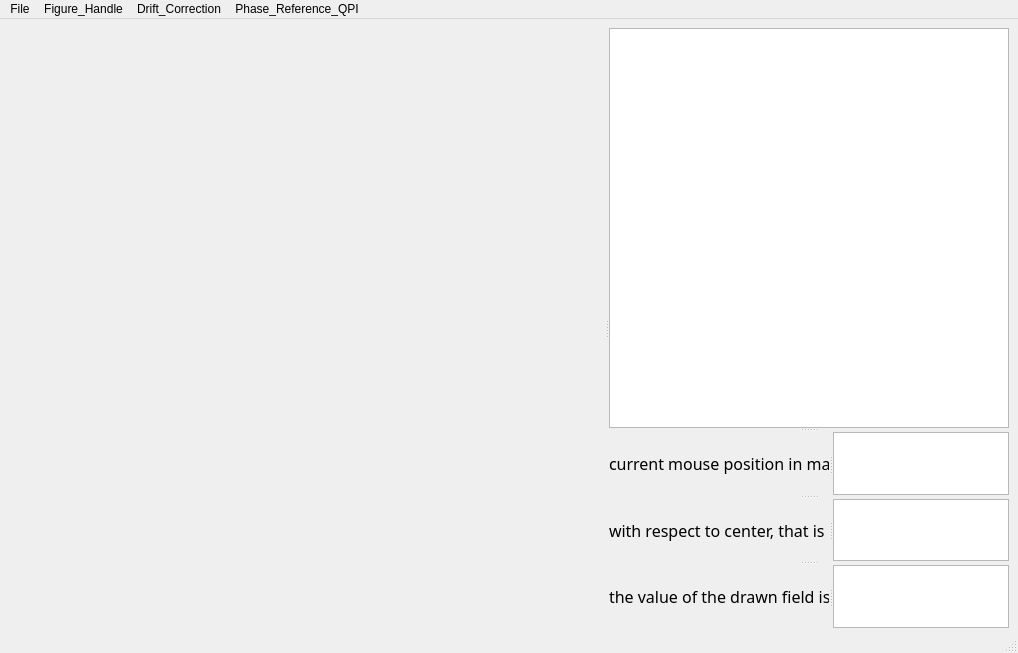
<?xml version="1.0" encoding="UTF-8"?>
<ui version="4.0">
 <class>MainWindow</class>
 <widget class="QMainWindow" name="MainWindow">
  <property name="geometry">
   <rect>
    <x>0</x>
    <y>0</y>
    <width>1018</width>
    <height>653</height>
   </rect>
  </property>
  <property name="sizePolicy">
   <sizepolicy hsizetype="Preferred" vsizetype="Preferred">
    <horstretch>0</horstretch>
    <verstretch>0</verstretch>
   </sizepolicy>
  </property>
  <property name="minimumSize">
   <size>
    <width>1018</width>
    <height>653</height>
   </size>
  </property>
  <property name="maximumSize">
   <size>
    <width>2000</width>
    <height>1300</height>
   </size>
  </property>
  <property name="windowTitle">
   <string>MainWindow</string>
  </property>
  <widget class="QWidget" name="centralwidget">
   <property name="minimumSize">
    <size>
     <width>1018</width>
     <height>614</height>
    </size>
   </property>
   <property name="maximumSize">
    <size>
     <width>2000</width>
     <height>1300</height>
    </size>
   </property>
   <property name="mouseTracking">
    <bool>true</bool>
   </property>
   <layout class="QHBoxLayout" name="horizontalLayout">
    <item>
     <widget class="QSplitter" name="splitter_6">
      <property name="sizePolicy">
       <sizepolicy hsizetype="Expanding" vsizetype="Expanding">
        <horstretch>1</horstretch>
        <verstretch>1</verstretch>
       </sizepolicy>
      </property>
      <property name="minimumSize">
       <size>
        <width>1000</width>
        <height>600</height>
       </size>
      </property>
      <property name="maximumSize">
       <size>
        <width>2004</width>
        <height>1300</height>
       </size>
      </property>
      <property name="orientation">
       <enum>Qt::Horizontal</enum>
      </property>
      <widget class="QWidget" name="widget" native="true">
       <property name="sizePolicy">
        <sizepolicy hsizetype="Expanding" vsizetype="Expanding">
         <horstretch>3</horstretch>
         <verstretch>3</verstretch>
        </sizepolicy>
       </property>
       <property name="minimumSize">
        <size>
         <width>600</width>
         <height>600</height>
        </size>
       </property>
       <property name="maximumSize">
        <size>
         <width>1300</width>
         <height>1300</height>
        </size>
       </property>
      </widget>
      <widget class="QSplitter" name="splitter_5">
       <property name="sizePolicy">
        <sizepolicy hsizetype="Expanding" vsizetype="Expanding">
         <horstretch>1</horstretch>
         <verstretch>1</verstretch>
        </sizepolicy>
       </property>
       <property name="minimumSize">
        <size>
         <width>400</width>
         <height>600</height>
        </size>
       </property>
       <property name="maximumSize">
        <size>
         <width>700</width>
         <height>1304</height>
        </size>
       </property>
       <property name="orientation">
        <enum>Qt::Vertical</enum>
       </property>
       <widget class="QTextBrowser" name="textBrowser">
        <property name="sizePolicy">
         <sizepolicy hsizetype="Expanding" vsizetype="Expanding">
          <horstretch>1</horstretch>
          <verstretch>1</verstretch>
         </sizepolicy>
        </property>
        <property name="minimumSize">
         <size>
          <width>400</width>
          <height>400</height>
         </size>
        </property>
        <property name="maximumSize">
         <size>
          <width>700</width>
          <height>1000</height>
         </size>
        </property>
       </widget>
       <widget class="QSplitter" name="splitter_4">
        <property name="sizePolicy">
         <sizepolicy hsizetype="Preferred" vsizetype="Expanding">
          <horstretch>1</horstretch>
          <verstretch>1</verstretch>
         </sizepolicy>
        </property>
        <property name="minimumSize">
         <size>
          <width>400</width>
          <height>180</height>
         </size>
        </property>
        <property name="maximumSize">
         <size>
          <width>700</width>
          <height>300</height>
         </size>
        </property>
        <property name="orientation">
         <enum>Qt::Vertical</enum>
        </property>
        <widget class="QSplitter" name="splitter">
         <property name="sizePolicy">
          <sizepolicy hsizetype="Expanding" vsizetype="Expanding">
           <horstretch>1</horstretch>
           <verstretch>1</verstretch>
          </sizepolicy>
         </property>
         <property name="minimumSize">
          <size>
           <width>400</width>
           <height>60</height>
          </size>
         </property>
         <property name="maximumSize">
          <size>
           <width>704</width>
           <height>100</height>
          </size>
         </property>
         <property name="orientation">
          <enum>Qt::Horizontal</enum>
         </property>
         <widget class="QLabel" name="label">
          <property name="sizePolicy">
           <sizepolicy hsizetype="Preferred" vsizetype="Preferred">
            <horstretch>1</horstretch>
            <verstretch>1</verstretch>
           </sizepolicy>
          </property>
          <property name="minimumSize">
           <size>
            <width>220</width>
            <height>30</height>
           </size>
          </property>
          <property name="maximumSize">
           <size>
            <width>500</width>
            <height>100</height>
           </size>
          </property>
          <property name="font">
           <font>
            <family>苹方 粗体</family>
            <pointsize>12</pointsize>
           </font>
          </property>
          <property name="text">
           <string>current mouse position in map </string>
          </property>
         </widget>
         <widget class="QTextBrowser" name="textBrowser_2">
          <property name="sizePolicy">
           <sizepolicy hsizetype="Expanding" vsizetype="Expanding">
            <horstretch>1</horstretch>
            <verstretch>1</verstretch>
           </sizepolicy>
          </property>
          <property name="minimumSize">
           <size>
            <width>150</width>
            <height>30</height>
           </size>
          </property>
          <property name="maximumSize">
           <size>
            <width>200</width>
            <height>100</height>
           </size>
          </property>
         </widget>
        </widget>
        <widget class="QSplitter" name="splitter_2">
         <property name="sizePolicy">
          <sizepolicy hsizetype="Expanding" vsizetype="Preferred">
           <horstretch>1</horstretch>
           <verstretch>1</verstretch>
          </sizepolicy>
         </property>
         <property name="minimumSize">
          <size>
           <width>400</width>
           <height>60</height>
          </size>
         </property>
         <property name="maximumSize">
          <size>
           <width>700</width>
           <height>100</height>
          </size>
         </property>
         <property name="orientation">
          <enum>Qt::Horizontal</enum>
         </property>
         <widget class="QLabel" name="label_2">
          <property name="sizePolicy">
           <sizepolicy hsizetype="Preferred" vsizetype="Preferred">
            <horstretch>1</horstretch>
            <verstretch>1</verstretch>
           </sizepolicy>
          </property>
          <property name="minimumSize">
           <size>
            <width>220</width>
            <height>30</height>
           </size>
          </property>
          <property name="maximumSize">
           <size>
            <width>500</width>
            <height>100</height>
           </size>
          </property>
          <property name="font">
           <font>
            <family>苹方 粗体</family>
            <pointsize>12</pointsize>
           </font>
          </property>
          <property name="text">
           <string>with respect to center, that is </string>
          </property>
         </widget>
         <widget class="QTextBrowser" name="textBrowser_3">
          <property name="sizePolicy">
           <sizepolicy hsizetype="Expanding" vsizetype="Expanding">
            <horstretch>1</horstretch>
            <verstretch>1</verstretch>
           </sizepolicy>
          </property>
          <property name="minimumSize">
           <size>
            <width>150</width>
            <height>30</height>
           </size>
          </property>
          <property name="maximumSize">
           <size>
            <width>200</width>
            <height>100</height>
           </size>
          </property>
         </widget>
        </widget>
        <widget class="QSplitter" name="splitter_3">
         <property name="sizePolicy">
          <sizepolicy hsizetype="Expanding" vsizetype="Expanding">
           <horstretch>1</horstretch>
           <verstretch>1</verstretch>
          </sizepolicy>
         </property>
         <property name="minimumSize">
          <size>
           <width>400</width>
           <height>60</height>
          </size>
         </property>
         <property name="maximumSize">
          <size>
           <width>704</width>
           <height>100</height>
          </size>
         </property>
         <property name="orientation">
          <enum>Qt::Horizontal</enum>
         </property>
         <widget class="QLabel" name="label_3">
          <property name="sizePolicy">
           <sizepolicy hsizetype="Preferred" vsizetype="Preferred">
            <horstretch>1</horstretch>
            <verstretch>1</verstretch>
           </sizepolicy>
          </property>
          <property name="minimumSize">
           <size>
            <width>220</width>
            <height>30</height>
           </size>
          </property>
          <property name="maximumSize">
           <size>
            <width>500</width>
            <height>100</height>
           </size>
          </property>
          <property name="font">
           <font>
            <family>苹方 粗体</family>
            <pointsize>12</pointsize>
           </font>
          </property>
          <property name="text">
           <string>the value of the drawn field is </string>
          </property>
         </widget>
         <widget class="QTextBrowser" name="textBrowser_4">
          <property name="sizePolicy">
           <sizepolicy hsizetype="Expanding" vsizetype="Expanding">
            <horstretch>1</horstretch>
            <verstretch>1</verstretch>
           </sizepolicy>
          </property>
          <property name="minimumSize">
           <size>
            <width>150</width>
            <height>30</height>
           </size>
          </property>
          <property name="maximumSize">
           <size>
            <width>200</width>
            <height>100</height>
           </size>
          </property>
         </widget>
        </widget>
       </widget>
      </widget>
     </widget>
    </item>
   </layout>
  </widget>
  <widget class="QMenuBar" name="menubar">
   <property name="geometry">
    <rect>
     <x>0</x>
     <y>0</y>
     <width>1018</width>
     <height>20</height>
    </rect>
   </property>
   <widget class="QMenu" name="menusave_bin">
    <property name="title">
     <string>File</string>
    </property>
    <addaction name="actionsave_bin"/>
    <addaction name="actionclip_topo_to_clipboard"/>
    <addaction name="actionsave_png_bmp"/>
   </widget>
   <widget class="QMenu" name="menucut_figure">
    <property name="title">
     <string>Figure_Handle</string>
    </property>
    <addaction name="actionCut_Picture"/>
    <addaction name="actionFourier_Filter"/>
   </widget>
   <widget class="QMenu" name="menuDrift_Correction">
    <property name="title">
     <string>Drift_Correction</string>
    </property>
    <addaction name="actionselect_bragg_point"/>
    <addaction name="actionDrift_Processing"/>
   </widget>
   <widget class="QMenu" name="menuPhase_Reference_QPI">
    <property name="title">
     <string>Phase_Reference_QPI</string>
    </property>
    <addaction name="actionselect_impurities"/>
   </widget>
   <addaction name="menusave_bin"/>
   <addaction name="menucut_figure"/>
   <addaction name="menuDrift_Correction"/>
   <addaction name="menuPhase_Reference_QPI"/>
  </widget>
  <widget class="QStatusBar" name="statusbar"/>
  <action name="actionCut_Picture">
   <property name="text">
    <string>Cut_Picture</string>
   </property>
  </action>
  <action name="actionFourier_Filter">
   <property name="text">
    <string>Fourier_Filter</string>
   </property>
  </action>
  <action name="actionsave_bin">
   <property name="text">
    <string>save bin </string>
   </property>
  </action>
  <action name="actionclip_topo_to_clipboard">
   <property name="text">
    <string>copy layer to clipboard</string>
   </property>
  </action>
  <action name="actionsave_png_bmp">
   <property name="text">
    <string>save png/bmp</string>
   </property>
  </action>
  <action name="actionselect_impurities">
   <property name="text">
    <string>select impurities</string>
   </property>
  </action>
  <action name="actionselect_bragg_point">
   <property name="text">
    <string>select bragg point</string>
   </property>
  </action>
  <action name="actionDrift_Processing">
   <property name="text">
    <string>Drift_Processing</string>
   </property>
  </action>
 </widget>
 <resources/>
 <connections/>
</ui>
